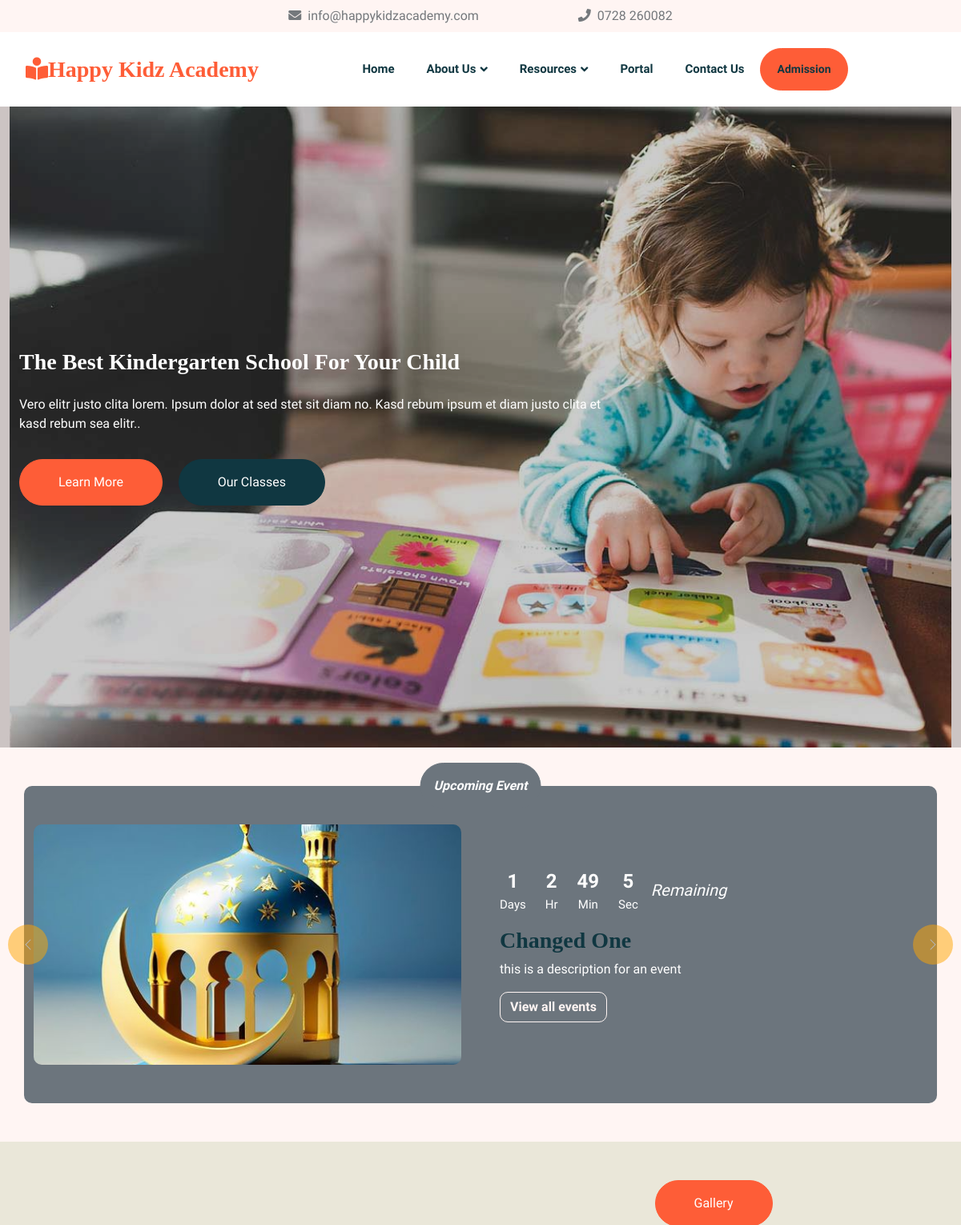
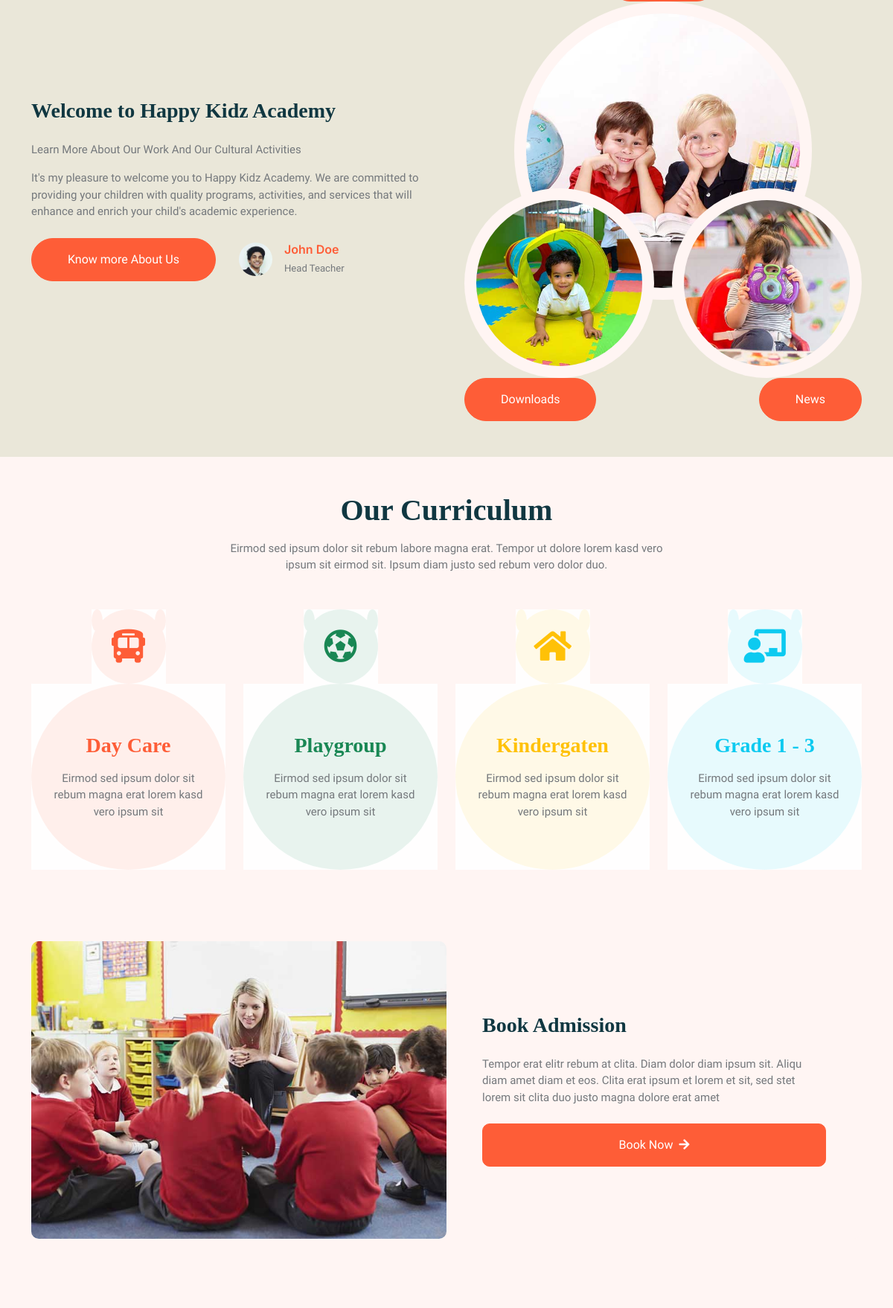
The page / (upper part) on the database its author committed (2 pictures, top to bottom).
### main/models.py (models this page shows, shortened)
class LandingPageText(models.Model):
    title = models.CharField(max_length=200)
    description = models.TextField(null=True)

class Event(models.Model):
    title = models.CharField(max_length=255)  # Title of the event
    image = models.ImageField(upload_to='events_images')  # Image field for the event
    content = models.TextField()  # Content description of the event
    start_time = models.DateTimeField()  # Event start time
    end_time = models.DateTimeField()  # Event end time

### main/views.py (the view)
# urls.py: path('', homepage, name='home'),
def homepage(request):
    landing_page_text = LandingPageText.objects.all()
    events = Event.objects.filter(end_time__gte=timezone.now()).order_by('start_time')
    event_end_timestamps = [event.end_time.timestamp() for event in events]
    return render(request, 'main/index.html', {
        'events': events,  # Pass all events here
        'event_end_timestamps': event_end_timestamps,  # List of end timestamps for JS countdown
        'landing_page_text': landing_page_text,
    })

### main/templates/main/index.html (shortened to what this page needs)
{% extends 'main/base.html' %}
{% load static %}
{% block content %}
    <div class="container-fluid p-0 mb-0">
        <div class="row align-items-center m-0">
            <div class="position-relative">
                <img class="img-fluid" src="{% static 'media/carousel-1.jpg' %}" alt="Hero Image" style="width:100%; height:100vh; object-fit: cover; margin: 0; padding: 0;">
                <div class="position-absolute top-0 start-0 h-100 d-flex align-items-center" style="background: rgba(0, 0, 0, .2); width: 100%;">
                    <div class="container-fluid">
                        <div class="row justify-content-start">
                            {% for items in landing_page_text %}
                            <div class="col-10 col-lg-8">
                                <h3 class=" text-white animated slideInDown mb-4">{{items.title}}</h3>
                                <p class="fs-6 fw-medium text-white mb-4 pb-2">{{items.description}}.</p>
                                <a href="#" class="btn btn-primary rounded-pill py-sm-3 px-sm-5 me-3 animated slideInLeft">Learn More</a>
                                <a href="#" class="btn btn-dark rounded-pill py-sm-3 px-sm-5 animated slideInRight">Our Classes</a>
                            </div>
                            {% endfor %}
                        </div>
                    </div>
                </div>
            </div>
        </div>
    </div>
            <div id="eventCarousel" class="carousel slide" data-bs-ride="carousel" data-bs-interval="8000">
                <div class="carousel-inner">
                    {% if events %}
                        {% for event in events %}
                            <div class="carousel-item {% if forloop.first %}active{% endif %} smooth-scroll">
                                <div class="container my-5 py-5 bg-secondary text-white position-relative rounded">
                                    <div class="position-absolute top-0 start-50" style="transform: translate(-50%, -50%);">
                                        <button class="btn btn-secondary rounded-pill text-white fw-bold p-3 fs-6" style="font-style: oblique;">
                                            Upcoming Event
                                        </button>
                                    </div>
                                    <div class="row g-5 align-items-center">
                                        <div class="col-md-6">
                                            <img src="{{ event.image.url }}" class="img-fluid rounded w-100 h-100" alt="Event Image" style="object-fit: cover;">
                                        </div>
                                        <div class="col-md-6">
                                            <div class="d-flex mb-3">
                                                <div class="text-center me-4">
                                                    <div class="fs-4 fw-bold" id="days-{{ forloop.counter0 }}">00</div>
                                                    <div>Days</div>
                                                </div>
                                                <div class="text-center me-4">
                                                    <div class="fs-4 fw-bold" id="hours-{{ forloop.counter0 }}">00</div>
                                                    <div>Hr</div>
                                                </div>
                                                <div class="text-center me-4">
                                                    <div class="fs-4 fw-bold" id="minutes-{{ forloop.counter0 }}">00</div>
                                                    <div>Min</div>
                                                </div>
                                                <div class="text-center">
                                                    <div class="fs-4 fw-bold" id="seconds-{{ forloop.counter0 }}">00</div>
                                                    <div>Sec</div>
                                                </div>
                                                <span class="ms-3 align-self-center fs-5" style="font-style:italic;">Remaining</span>
                                            </div>
                                            <h3 class="fw-bold">{{ event.title }}</h3>
                                            <p class="fs-6">{{ event.content }}</p>
                                            <a href="{% url 'events' %}" class="btn btn-outline-light fw-bold">View all events</a>
                                        </div>
                                    </div>
                                </div>
                            </div>
                        {% endfor %}
                    {% endif %}
                </div>
                <button class="carousel-control-prev custom-carousel-control" type="button" data-bs-target="#eventCarousel" data-bs-slide="prev">
                    <span class="carousel-control-prev-icon" aria-hidden="true"></span>
                </button>
                <button class="carousel-control-next custom-carousel-control" type="button" data-bs-target="#eventCarousel" data-bs-slide="next">
                    <span class="carousel-control-next-icon" aria-hidden="true"></span>
                </button>
            </div>
    <div class="container-xxl py-5" style="background-color:rgb(234, 231, 217);">
    <div class="container">
    <div class="row g-5 align-items-center">
        <div class="col-lg-6 wow fadeInUp" data-wow-delay="0.1s">
            <h3 class="mb-4">Welcome to Happy Kidz Academy</h3>
            <p>Learn More About Our Work And Our Cultural Activities</p>
            <p class="mb-4">It's my pleasure to welcome you to Happy Kidz Academy. We are committed to providing your children with quality programs, activities, and services that will enhance and enrich your child's academic experience.</p>
            <div class="row g-4 align-items-center">
                <div class="col-sm-6">
                    <a class="btn btn-primary rounded-pill py-3 px-5" href="{% url 'about_us' %}">Know more About Us</a>
                </div>
                <div class="col-sm-6">
                    <div class="d-flex align-items-center">
                        <img class="rounded-circle flex-shrink-0" src="{% static 'media/user.jpg' %}" alt="" style="width: 45px; height: 45px;">
                        <div class="ms-3">
                            <h6 class="text-primary mb-1">John Doe</h6>
                            <small>Head Teacher</small>
                        </div>
                    </div>
                </div>
            </div>
        </div>
        <div class="col-lg-6 about-img wow fadeInUp" data-wow-delay="0.5s">
            <div class="row">
                <div class="col-12 text-center">
                    <a class="btn btn-primary rounded-pill py-3 px-5" href="{% url 'gallery' %}">Gallery</a>
                    <img class="img-fluid w-75 rounded-circle bg-light p-3" src="{% static 'media/about-1.jpg' %}" alt="">
                </div>
                <div class="col-6 text-start" style="margin-top: -150px;">
                    <img class="img-fluid w-100 rounded-circle bg-light p-3" src="{% static 'media/about-2.jpg' %}" alt="">
                    <a class="btn btn-primary rounded-pill py-3 px-5" href="{% url 'downloads' %}">Downloads</a>
                </div>
                <div class="col-6 text-end" style="margin-top: -150px;">
                    <img class="img-fluid w-100 rounded-circle bg-light p-3" src="{% static 'media/about-3.jpg' %}" alt="">
                    <a class="btn btn-primary rounded-pill py-3 px-5" href="{% url 'news' %}">News</a>
                </div>
            </div>
        </div>
    </div>
    </div>
    </div>
    <div class="container-xxl py-5">
        <div class="container">
            <div class="text-center mx-auto mb-5 wow fadeInUp" data-wow-delay="0.1s" style="max-width: 600px;">
                <h1 class="mb-3">Our Curriculum</h1>
                <p>Eirmod sed ipsum dolor sit rebum labore magna erat. Tempor ut dolore lorem kasd vero ipsum sit eirmod sit. Ipsum diam justo sed rebum vero dolor duo.</p>
            </div>
            <div class="row g-4">
                <div class="col-lg-3 col-sm-6 wow fadeInUp" data-wow-delay="0.1s">
                    <div class="facility-item">
                        <div class="facility-icon bg-primary">
                            <span class="bg-primary"></span>
                            <i class="fa fa-bus-alt fa-3x text-primary"></i>
                            <span class="bg-primary"></span>
                        </div>
                        <div class="facility-text bg-primary">
                            <h3 class="text-primary mb-3">Day Care</h3>
                            <p class="mb-0">Eirmod sed ipsum dolor sit rebum magna erat lorem kasd vero ipsum sit</p>
                        </div>
                    </div>
                </div>
                <div class="col-lg-3 col-sm-6 wow fadeInUp" data-wow-delay="0.3s">
                    <div class="facility-item">
                        <div class="facility-icon bg-success">
                            <span class="bg-success"></span>
                            <i class="fa fa-futbol fa-3x text-success"></i>
                            <span class="bg-success"></span>
                        </div>
                        <div class="facility-text bg-success">
                            <h3 class="text-success mb-3">Playgroup</h3>
                            <p class="mb-0">Eirmod sed ipsum dolor sit rebum magna erat lorem kasd vero ipsum sit</p>
                        </div>
                    </div>
                </div>
                <div class="col-lg-3 col-sm-6 wow fadeInUp" data-wow-delay="0.5s">
                    <div class="facility-item">
                        <div class="facility-icon bg-warning">
                            <span class="bg-warning"></span>
                            <i class="fa fa-home fa-3x text-warning"></i>
                            <span class="bg-warning"></span>
                        </div>
                        <div class="facility-text bg-warning">
                            <h3 class="text-warning mb-3">Kindergaten</h3>
                            <p class="mb-0">Eirmod sed ipsum dolor sit rebum magna erat lorem kasd vero ipsum sit</p>
                        </div>
                    </div>
                </div>
                <div class="col-lg-3 col-sm-6 wow fadeInUp" data-wow-delay="0.7s">
                    <div class="facility-item">
                        <div class="facility-icon bg-info">
                            <span class="bg-info"></span>
                            <i class="fa fa-chalkboard-teacher fa-3x text-info"></i>
                            <span class="bg-info"></span>
                        </div>
                        <div class="facility-text bg-info">
                            <h3 class="text-info mb-3">Grade 1 - 3</h3>
                            <p class="mb-0">Eirmod sed ipsum dolor sit rebum magna erat lorem kasd vero ipsum sit</p>
                        </div>
                    </div>
                </div>
            </div>
        </div>
    </div>
    <div class="container-xxl py-5">
        <div class="container">
            <div class="bg-light rounded">
                <div class="row g-0">
                    <div class="col-lg-6 wow fadeIn" data-wow-delay="0.1s" style="min-height: 400px;">
                        <div class="position-relative h-100">
                            <img class="position-absolute w-100 h-100 rounded" src="{% static 'media/call-to-action.jpg' %}" style="object-fit: cover;">
                        </div>
                    </div>
                    <div class="col-lg-6 wow fadeIn" data-wow-delay="0.5s">
                        <div class="h-100 d-flex flex-column justify-content-center p-5">
                            <h3 class="mb-4">Book Admission</h3>
                            <p class="mb-4">Tempor erat elitr rebum at clita. Diam dolor diam ipsum sit. Aliqu diam amet diam et eos.
                                Clita erat ipsum et lorem et sit, sed stet lorem sit clita duo justo magna dolore erat amet
                            </p>
                            <a class="btn btn-primary py-3 px-5" href="{% url 'admission' %}">Book Now<i class="fa fa-arrow-right ms-2"></i></a>
                        </div>
                    </div>
                </div>
            </div>
        </div>
    </div>
    <div class="container-xxl py-5">
    </div>
{% endblock %}

### static/css/style.css (style rules this page uses)
:root { --primary: #FE5D37; --light: #FFF5F3; --dark: #103741; }
body { font-size: 15px; }
.btn { font-weight: 500; transition: .5s; }
.btn.btn-primary { color: #FFFFFF; }
h1, h2, h3, h4, .h1, .h2, .h3, .h4, .display-1, .display-2, .display-3, .display-4, .display-5, .display-6 { font-family: 'san-seriff', cursive; font-weight: 700; }
h5, h6, .h5, .h6 { font-weight: 600; }
.facility-item .facility-icon { position: relative; margin: 0 auto; width: 100px; height: 100px; border-radius: 100px; display: flex; align-items: center; justify-content: center; }
.facility-item .facility-icon::before { position: absolute; content: ""; width: 100%; height: 100%; top: 0; left: 0; background: rgba(255, 255, 255, .9); transition: .5s; z-index: 1; }
.facility-item .facility-icon span { position: absolute; content: ""; width: 15px; height: 30px; top: 0; left: 0; border-radius: 50%; }
.facility-item .facility-icon span:last-child { left: auto; right: 0; }
.facility-item .facility-icon i { position: relative; z-index: 2; }
.facility-item .facility-text { position: relative; min-height: 250px; padding: 30px; border-radius: 100%; display: flex; text-align: center; justify-content: center; flex-direction: column; }
.facility-item .facility-text::before { position: absolute; content: ""; width: 100%; height: 100%; top: 0; left: 0; background: rgba(255, 255, 255, .9); transition: .5s; z-index: 1; }
.facility-item .facility-text * { position: relative; z-index: 2; }
.facility-item * { transition: .5s; }
.about-img img { transition: .5s; }

### main/templates/main/index.html (style rules this page uses)
.custom-carousel-control { background-color: orange; width: 50px; height: 50px; border-radius: 50%; display: flex; align-items: center; justify-content: center; position: absolute; top: 50%; transform: translateY(-50%); }
.carousel-control-prev-icon, .carousel-control-next-icon { background-size: 50%; }
.carousel-control-prev { left: 10px; }
.carousel-control-next { right: 10px; }
.carousel-item img { max-height: 300px; width: auto; object-fit: cover; }
.smooth-scroll { transition: transform 2s ease-in-out; }

### rows shown on the page
LandingPageText: title "The Best Kindergarten School For Your Child", description "Vero elitr justo clita lorem. Ipsum dolor at sed stet sit diam no. Kasd rebum ipsum et diam justo clita et kasd rebum sea elitr."
Event: image (picture), title "Changed One", content "this is a description for an event"
